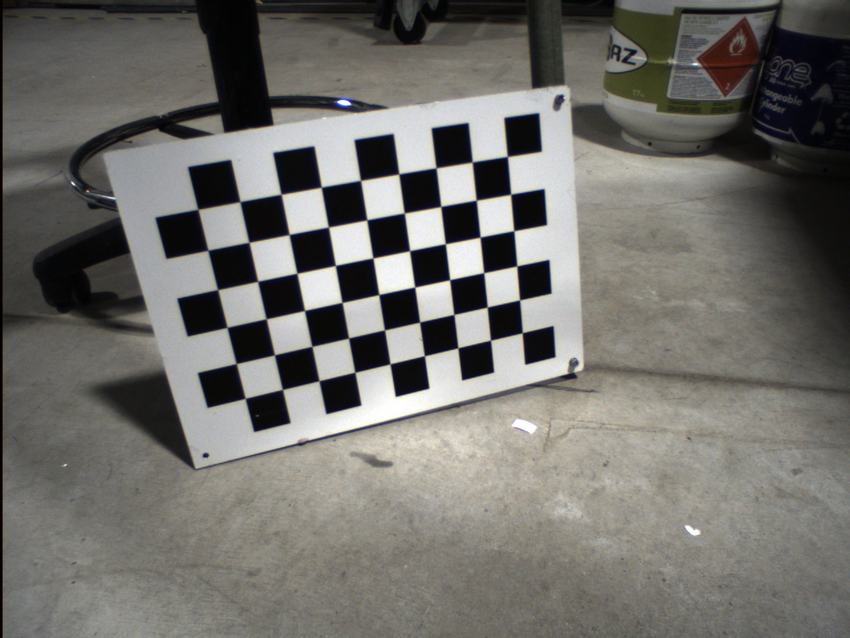
//> input picture data/checkerboard_1.ppm, 850 x 638 px
$ ./main   (built with g++ and OpenCV 4)
//> lines starting //> are read from the running program, lines starting //| are printed output that depends on the picture
### src/cornerdebugger/cornerdebugger.hpp
/// @file cornerdebugger.hpp
/// @brief header file for cornerdebugger
///
/// @copyright Copyright (C) 2024, Jaguar Land Rover
///  All rights reserved.
///  CONFIDENTIAL INFORMATION - DO NOT DISTRIBUTE
/// @date 05-2024

#ifndef CORNERDEBUGGER_H
#define CORNERDEBUGGER_H

#include <vector>
#include <string>
#include <cstdint>
#include <utility> // std::pair to simply store 2D coordinates

// Forward declarations
namespace cv {
    class Mat;
}

class CornerDebugger final
{
public:
  // Default constructor.
  CornerDebugger() = default;
  // Default copy constructor.
  CornerDebugger(const CornerDebugger&) = default;
  // Default copy assignment operator.
  CornerDebugger& operator=(const CornerDebugger&) = default;
  // Default move constructor.
  CornerDebugger(CornerDebugger&&) = default;
  // Default move assignment operator.
  CornerDebugger& operator=(CornerDebugger&&) = default;
  // Default destructor.
  ~CornerDebugger() = default;

  static void saveDebugImage(const std::vector<std::vector<float>>& image, const std::string& filename);

  static std::vector<std::vector<uint8_t>> fromCvMatToVectorUint8(const cv::Mat& opencv_image);

  static cv::Mat fromVectorFloatToCvMat(const std::vector<std::vector<float>>& vector);

  static cv::Mat overlayBooleanMap(const cv::Mat& image, const std::vector<std::vector<bool>>& boolMap);

  static void overlayCorners(const cv::Mat& opencv_image, const std::vector<std::pair<int, int>>& corners, const std::string& filename);
};


#endif //CORNERDEBUGGER_H

### src/cornerdebugger/cornerdebugger.cpp
/// @file cornerdebugger.cpp
/// @brief source file for cornerdebugger
///
/// @copyright Copyright (C) 2024, Jaguar Land Rover
///  All rights reserved.
///  CONFIDENTIAL INFORMATION - DO NOT DISTRIBUTE
/// @date 05-2024

#include "cornerdebugger.hpp"
#include <opencv2/core.hpp>
#include <opencv2/imgcodecs.hpp>
#include <opencv2/imgproc.hpp>
#include <stdexcept>

// [25 lines left out: function saveDebugImage, not called in this run]

std::vector<std::vector<uint8_t>> CornerDebugger::fromCvMatToVectorUint8(const cv::Mat &opencv_image)
{
    // [19 lines of commented-out code are left out]

    std::vector<std::vector<uint8_t>> vec(opencv_image.rows, std::vector<uint8_t>(opencv_image.cols));

    for (int r = 0; r < opencv_image.rows; ++r) {
        for (int c = 0; c < opencv_image.cols; ++c) {
            vec[r][c] = opencv_image.at<uint8_t>(r, c);
        }
    }

    return vec;

}

cv::Mat CornerDebugger::fromVectorFloatToCvMat(const std::vector<std::vector<float>> &vector)
{
    // Determine the size of the image
    int rows = vector.size();
    int cols = vector[0].size();

    // Create a cv::Mat object with the same size and type as the input vector
    cv::Mat image(rows, cols, CV_32F);

    // Copy the data from the 2D vector to the cv::Mat object
    for (int r = 0; r < rows; ++r) {
        for (int c = 0; c < cols; ++c) {
            image.at<float>(r, c) = vector[r][c];
        }
    }

    // Normalize the image to the range [0, 255] for display
    cv::normalize(image, image, 0, 255, cv::NORM_MINMAX, CV_8U);

    return image;
}

cv::Mat CornerDebugger::overlayBooleanMap(const cv::Mat &image, const std::vector<std::vector<bool>>& boolMap)
{
    // Ensure image and bool map are of same dimensions
    if (image.rows != boolMap.size()) {
        throw std::runtime_error("Image rows and map cols are not matching");
    }
    if (image.cols != boolMap[0].size()) {
        throw std::runtime_error("Image cols and map cols are not matching");
    }

    cv::Mat colorDebugImage;
    // Convert the grayscale image to a color image
    if (image.type() == CV_8UC1){
        cv::cvtColor(image, colorDebugImage, cv::COLOR_GRAY2BGR);
    } else
    {
        colorDebugImage = image.clone();
    }

    for (size_t row = 0; row < boolMap.size(); row++)
    {
        for (size_t col = 0; col < boolMap[0].size(); col++)
        {
            if (boolMap[row][col]) {
                // Draw a circle in the pixel marked as true
                cv::circle(colorDebugImage, cv::Point2i(row, col), 5, cv::Scalar(0, 0, 255), 2);
            }
        }
    }
    return colorDebugImage;
}

void CornerDebugger::overlayCorners(const cv::Mat &opencv_image, const std::vector<std::pair<int, int>> &corners, const std::string &filename)
{
    cv::Mat colorDebugImage;
    // Convert the grayscale image to a color image
    if (opencv_image.type() == CV_8UC1){
        cv::cvtColor(opencv_image, colorDebugImage, cv::COLOR_GRAY2BGR);
    } else
    {
        colorDebugImage = opencv_image.clone();
    }


    // Draw circles on the image for each point
    for (const auto& corner : corners) {
        // Draw a circle with center at the corner, radius 10, blue color, and thickness 2
        cv::Point2i point(corner.second, corner.first);
        cv::circle(colorDebugImage, point, 5, cv::Scalar(255, 0, 0), 2);
    }

    // Save the image
    cv::imwrite(filename, colorDebugImage);
}

### src/harris/harrisdetector.cpp

/// @file harrisdetector.cpp
/// @brief source file for harrisdetector
///
/// @copyright Copyright (C) 2024, Jaguar Land Rover
///  All rights reserved.
///  CONFIDENTIAL INFORMATION - DO NOT DISTRIBUTE
/// @date 05-2024

#include "harrisdetector.hpp"
#include <cmath>
#include <limits>

void
HarrisChessCornersDetector::computeGradients(
    const std::vector<std::vector<uint8_t>> &image
    ) noexcept
{
    int height = image.size();
    int width = image[0].size();
    // Initialize vectors
    m_gradientX.resize(height);
    for (auto& row : m_gradientX) {
        row.resize(width, 0.0F);
    }
    m_gradientY.resize(height);
    for (auto& row : m_gradientY) {
        row.resize(width, 0.0F);
    }
    m_gradientMag.resize(height);
    for (auto& row : m_gradientMag) {
        row.resize(width, 0.0F);
    }
    m_gradientOri.resize(height);
    for (auto& row : m_gradientOri) {
        row.resize(width, 0.0F);
    }

    // Sobel operator kernels to derive the image on each direction
    std::vector<std::vector<int>> sobelX = {
        {-1, 0, 1},
        {-2, 0, 2},
        {-1, 0, 1}
        };
    std::vector<std::vector<int>> sobelY = {
        {-1, -2, -1},
        { 0,  0,  0},
        { 1,  2,  1}
        };

    // Apply the Sobel operator
    for (int y = 1; y < height - 1; ++y) {
        for (int x = 1; x < width - 1; ++x) {
            float sumX = 0.0F;
            float sumY = 0.0F;
            for (int j = -1; j <= 1; ++j) {
                for (int i = -1; i <= 1; ++i) {
                    sumX += image[y + j][x + i] * sobelX[j + 1][i + 1];
                    sumY += image[y + j][x + i] * sobelY[j + 1][i + 1];
                }
            }
            // Calculate the gradient magnitude
            m_gradientX[y][x] = sumX;
            m_gradientY[y][x] = sumY;
            m_gradientMag[y][x] = std::sqrt(sumX * sumX + sumY * sumY);
            if (sumX != 0.0f)
            {
              m_gradientOri[y][x] = std::atan(sumY / sumX);
            }
            else
            {
              m_gradientOri[y][x] = std::atan(sumY / std::numeric_limits<float>::min());
            }
        }
    }
}

// [43 lines left out: function cornerResponse_method1, not called in this run]

void HarrisChessCornersDetector::cornerResponse_method2(const float sigma, const float k, const int windowOffset) noexcept
{
    int height = m_gradientMag.size();
    int width = m_gradientMag[0].size();
    m_cornerResponseMap.resize(height);
    for (auto& row : m_cornerResponseMap) {
        row.resize(width, 0.0F);
    }

    // Compute the product of derivatives
    std::vector<std::vector<float>> dxdx(m_gradientMag.size(), std::vector<float>(m_gradientMag[0].size(), 0.0F));
    std::vector<std::vector<float>> dydy(m_gradientMag.size(), std::vector<float>(m_gradientMag[0].size(), 0.0F));
    std::vector<std::vector<float>> dxdy(m_gradientMag.size(), std::vector<float>(m_gradientMag[0].size(), 0.0F));
    for (int y = 1; y < height - 1; ++y) {
        for (int x = 1; x < width - 1; ++x) {
            dxdx[y][x] = m_gradientX[y][x] * m_gradientX[y][x];
            dxdy[y][x] = m_gradientX[y][x] * m_gradientY[y][x];
            dydy[y][x] = m_gradientY[y][x] * m_gradientY[y][x];
        }
    }
    // Optional gaussian here
    for (int y = 1; y < height - 1; ++y) {
        for (int x = 1; x < width - 1; ++x) {
            float a = dxdx[y][x];
            float b = dxdy[y][x];
            float c = dydy[y][x];
            m_cornerResponseMap[y][x] = static_cast<float>(a*c - b*b - k*(a + c)*(a + c));
        }
    }
}

void HarrisChessCornersDetector::thresholding(const float threshold_percent) noexcept
{
    int height = m_cornerResponseMap.size();
    int width = m_cornerResponseMap[0].size();
    m_strongCornersMap.resize(height);
    for (auto& row : m_strongCornersMap) {
        row.resize(width, false);
    }

    float threshold = threshold_percent * m_maxResponse;

    // Apply thresholding
    for (int y = 0; y < height; ++y) {
        for (int x = 0; x < width; ++x) {
            if (m_cornerResponseMap[y][x] > threshold) {
                m_strongCornersMap[y][x] = true; // Mark as a corner
            }
        }
    }
}

void HarrisChessCornersDetector::nonMaximalSuppression(const int windowOffset)
{
    int height = m_cornerResponseMap.size();
    int width = m_cornerResponseMap[0].size();
    m_strongCornersMapNMS.resize(height);
    for (auto& row : m_strongCornersMapNMS) {
        row.resize(width, false);
    }

    // Apply non-maximal suppression
    for (int y = windowOffset; y < height - windowOffset; ++y) {
        for (int x = windowOffset; x < width - windowOffset; ++x) {
            if (!m_strongCornersMap[y][x]) continue; // Skip if not a corner candidate

            float maxResponse = 0.0f;
            for (int j = -windowOffset; j <= windowOffset; ++j) {
                for (int i = -windowOffset; i <= windowOffset; ++i) {
                    maxResponse = std::max(maxResponse, m_cornerResponseMap[y + j][x + i]);
                }
            }

            // If the current response is the maximum in the neighborhood, mark as a corner
            if (m_cornerResponseMap[y][x] == maxResponse) {
                m_strongCornersMapNMS[y][x] = true;
                m_cornersLocation.push_back(std::pair<int, int>(x, y));
            }
        }
    }
}

// [45 lines left out: function applyGaussianSmoothing, not called in this run]

### app/main.cpp
#include <iostream>
#include "opencv2/core.hpp"
#include "opencv2/imgcodecs.hpp"
#include "opencv2/imgproc.hpp"
#include "opencv2/calib3d.hpp"
#include "harrisdetector.hpp"
#include "cornerdebugger.hpp"

void detectWithFindChessboardCorners(const cv::Mat& grayImage) {
    std::vector<cv::Point2f> corners;
    cv::Size patternSize(9, 6);

    bool found = cv::findChessboardCorners(grayImage, patternSize, corners);

    if (found) {
        // Convert the grayscale image to a color image
        cv::Mat colorImage;
        cv::cvtColor(grayImage, colorImage, cv::COLOR_GRAY2BGR);
        cv::drawChessboardCorners(colorImage, patternSize, cv::Mat(corners),
            found);
        // Write the image to the disk
        cv::imwrite("find_chessboard_corners.jpg", colorImage);
    } else {
        std::cout << "Chessboard pattern not found!" << std::endl;
    }
}

void computeHarrisResponseOpenCV(const cv::Mat& grayImage) {
    int blockSize = 2;
    int apertureSize = 3;
    double k = 0.04;
    int thresh = 100;

    cv::Mat dst = cv::Mat::zeros(grayImage.size(), CV_32FC1 );
    cv::cornerHarris(grayImage, dst, blockSize, apertureSize, k);
    cv::Mat dst_norm, dst_norm_scaled;
    cv::normalize( dst, dst_norm, 0, 255, cv::NORM_MINMAX, CV_32FC1, cv::Mat());
    cv::convertScaleAbs( dst_norm, dst_norm_scaled );
    for( int i = 0; i < dst_norm.rows ; i++ )
    {
        for( int j = 0; j < dst_norm.cols; j++ )
        {
            if( (int) dst_norm.at<float>(i,j) > thresh)
            {
                cv::circle(dst_norm_scaled, cv::Point(j,i), 5, cv::Scalar(0), 2, 8, 0);
            }
        }
    }
    // Write the output image to the disk
    cv::imwrite("opencv_harris_corners.jpg", dst_norm_scaled);
}

void detectWithHarrisDetector(const cv::Mat& grayImage) {
    HarrisChessCornersDetector detector{};
    // Convert image
    std::vector<std::vector<uint8_t>> imageVec = CornerDebugger::fromCvMatToVectorUint8(grayImage);
    // Compute the gradient
    detector.computeGradients(imageVec);
    cv::Mat debugImage = CornerDebugger::fromVectorFloatToCvMat(detector.m_gradientX);
    cv::Mat debugImage2 = CornerDebugger::fromVectorFloatToCvMat(detector.m_gradientY);
    cv::Mat debugImageMag = CornerDebugger::fromVectorFloatToCvMat(detector.m_gradientMag);
    cv::Mat debugImageOri = CornerDebugger::fromVectorFloatToCvMat(detector.m_gradientOri);
    // Compute Corner response maps
    // detector.cornerResponse_method1();
    detector.cornerResponse_method2();
    cv::Mat debugImageCorner = CornerDebugger::fromVectorFloatToCvMat(detector.m_cornerResponseMap);
    // Threshold the response map
    detector.thresholding();
    cv::Mat debugImageThreshold = CornerDebugger::overlayBooleanMap(debugImageCorner, detector.m_strongCornersMap);
    // Non-maximal suppression
    detector.nonMaximalSuppression();
    // Show detected corners
    CornerDebugger::overlayCorners(grayImage, detector.m_cornersLocation, "custom_harris_corners.jpg");
}

int main(int argc, char** argv) {
    cv::Mat grayImage = cv::imread(
        "/workspaces/chessboard-detector/data/checkerboard_1.ppm",
        cv::IMREAD_GRAYSCALE
        );
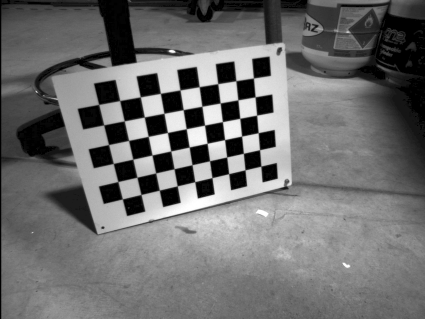
//> grayImage: 638 rows x 850 cols, CV_8UC1 (shown at 1/2 size); min 0, max 255, mean 110.2

    if (grayImage.empty()) {
        std::cout << "Could not open or find the image!\n" << std::endl;
        return -1;
    }

    detectWithFindChessboardCorners(grayImage);
//> in detectWithFindChessboardCorners, `bool found = cv::findChessboardCorners(grayImage, patternSize, corners);`: corners = 54 Points (x, y), first 12: [522.3, 332.9], [490.5, 340.2], [457.7, 348], [424.5, 355.8], [390, 363.9], [355.1, 372.4], [319.1, 380.9], [282.5, 389.6], [245.4, 398.2], [519.5, 300], [487.4, 307], [453.9, 314.5]; found = true
//> in detectWithFindChessboardCorners, `cv::drawChessboardCorners(colorImage, patternSize, cv::Mat(corners), f..`:
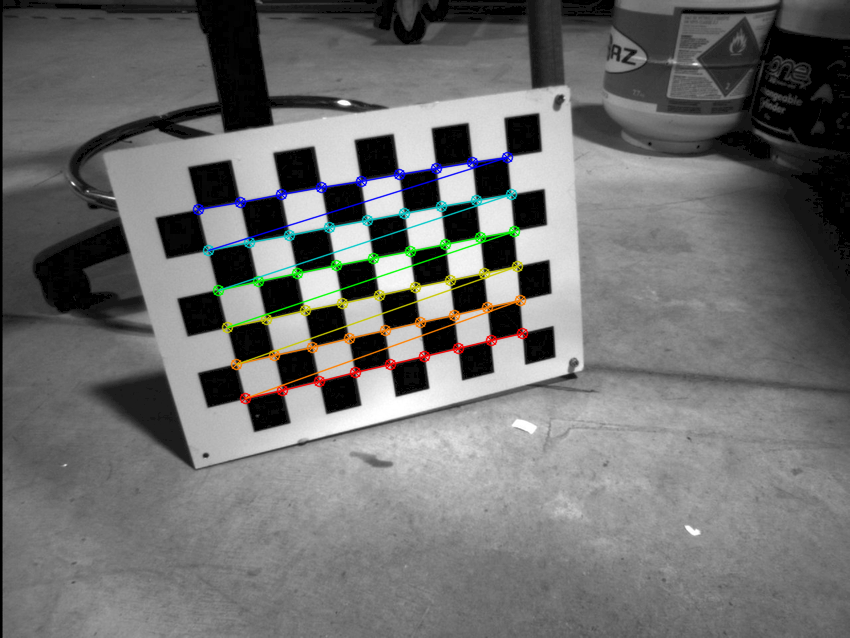
//> colorImage: 638 rows x 850 cols, CV_8UC3; mean B, G, R 109.8, 110.6, 110.2

    // Uncomment to define a simple image to debug
    // uint8_t data[] = {
    //     0,   0,   0,   0,   0,   0,   0, 0,
    //     0, 255, 255, 255,   0,   0,   0, 0,
    //     0, 255, 255, 255,   0,   0,   0, 0,
    //     0, 255, 255, 255,   0,   0,   0, 0,
    //     0,   0,   0,   0, 255, 255, 255, 0,
    //     0,   0,   0,   0, 255, 255, 255, 0,
    //     0,   0,   0,   0, 255, 255, 255, 0,
    //     0,   0,   0,   0,   0,   0,   0, 0,
    // };
    // grayImage = cv::Mat(8, 8, CV_8UC1, data);

    computeHarrisResponseOpenCV(grayImage);
//> after the loop in computeHarrisResponseOpenCV, `for( int i = 0; i < dst_norm.rows ; i++ )`:
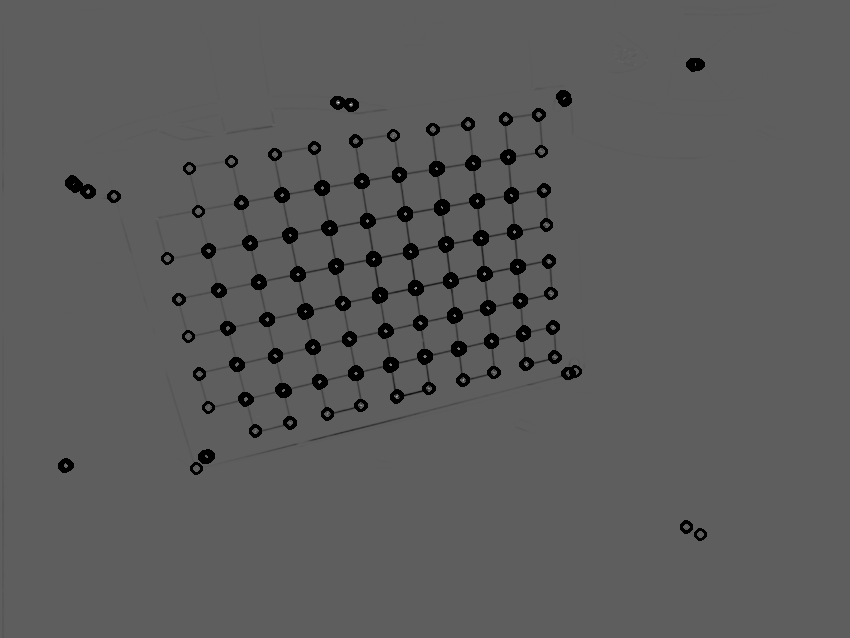
//> dst_norm_scaled: 638 rows x 850 cols, CV_8UC1; min 0, max 255, mean 90.9

    detectWithHarrisDetector(grayImage);
//> in detectWithHarrisDetector, `std::vector<std::vector<uint8_t>> imageVec = CornerDebugger::fromCvMat..`: imageVec = 638 items
//> in computeGradients, `int height = image.size();`: height = 638
//> in computeGradients, `int width = image[0].size();`: width = 850
//> in computeGradients, `m_gradientX.resize(height);`: m_gradientX = 638 items
//> in fromVectorFloatToCvMat, `int rows = vector.size();`: rows = 638
//> in fromVectorFloatToCvMat, `int cols = vector[0].size();`: cols = 850
//> after the loop in fromVectorFloatToCvMat (call 2), `for (int r = 0; r < rows; ++r)`:
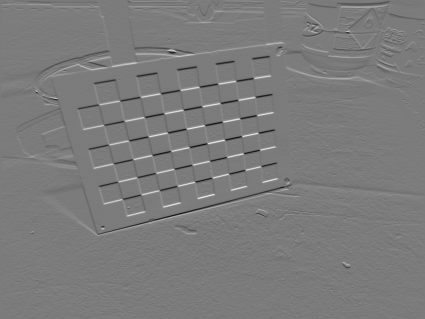
//> image: 638 rows x 850 cols, CV_32FC1 (shown at 1/2 size); min -708, max 752, mean 0.8; drawn with min black and max white
//> after the loop in fromVectorFloatToCvMat (call 3), `for (int r = 0; r < rows; ++r)`:
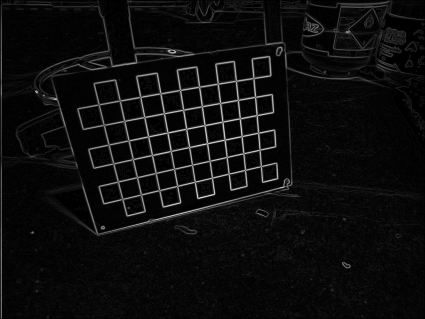
//> image: 638 rows x 850 cols, CV_32FC1 (shown at 1/2 size); min 0, max 768, mean 40.7; drawn with min black and max white
//> after the loop in fromVectorFloatToCvMat (call 4), `for (int r = 0; r < rows; ++r)`:
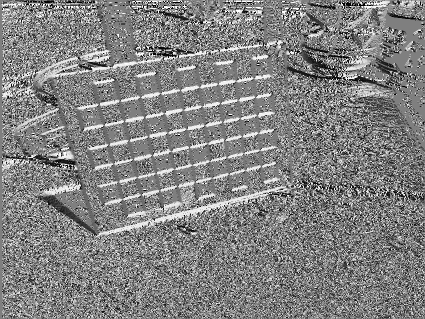
//> image: 638 rows x 850 cols, CV_32FC1 (shown at 1/2 size); min -1.57, max 1.57, mean 0.0317; drawn with min black and max white
//> in cornerResponse_method2, `int height = m_gradientMag.size();`: height = 638
//> in cornerResponse_method2, `int width = m_gradientMag[0].size();`: width = 850
//> in cornerResponse_method2, `m_cornerResponseMap.resize(height);`: m_cornerResponseMap = 638 items
//> after the loop in fromVectorFloatToCvMat (call 5), `for (int r = 0; r < rows; ++r)`:
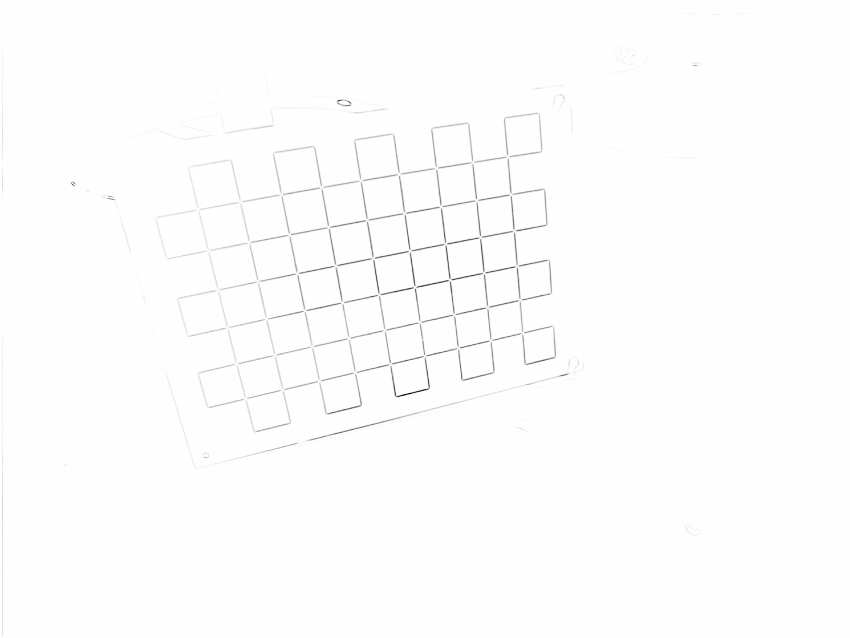
//> image: 638 rows x 850 cols, CV_32FC1; min -1.39e+10, max 0, mean -68889672; drawn with min black and max white
//> in thresholding, `int height = m_cornerResponseMap.size();`: height = 638
//> in thresholding, `int width = m_cornerResponseMap[0].size();`: width = 850
//> in thresholding, `m_strongCornersMap.resize(height);`: m_strongCornersMap = 638 items
//> in nonMaximalSuppression, `int height = m_cornerResponseMap.size();`: height = 638
//> in nonMaximalSuppression, `int width = m_cornerResponseMap[0].size();`: width = 850
//> in nonMaximalSuppression, `m_strongCornersMapNMS.resize(height);`: m_strongCornersMapNMS = 638 items

    return 0;
}
